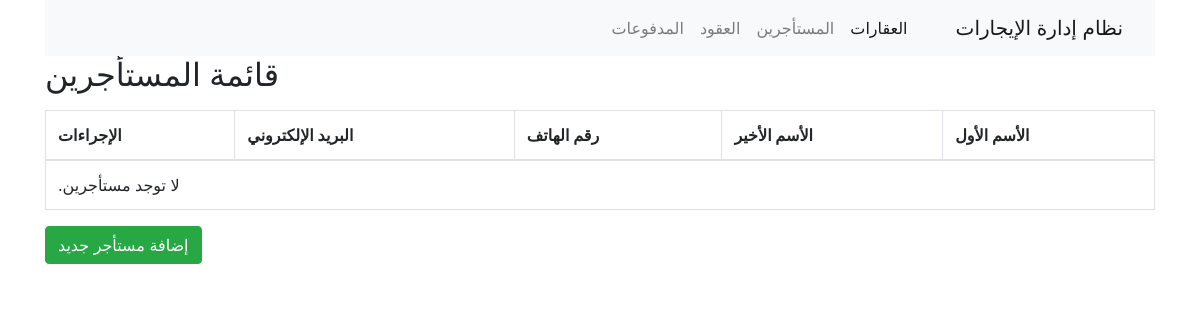
Before: /tenants/ with the older database file.
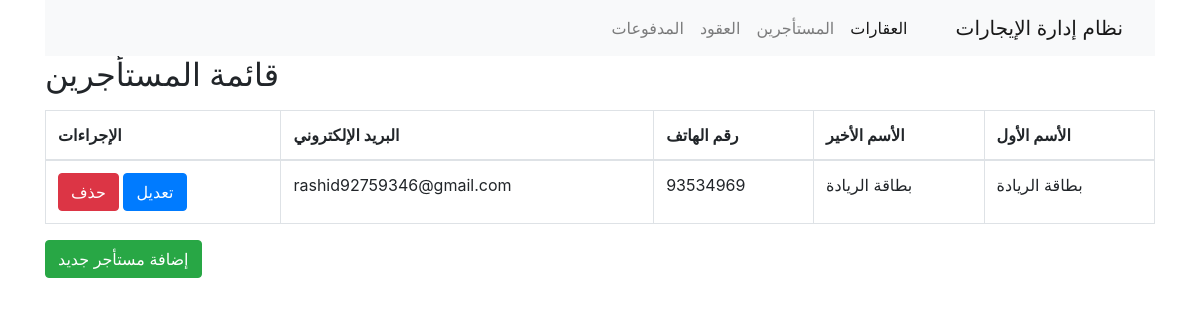
After: the same page with the newer database file.
### properties/models.py (models this page shows, shortened)
class Tenant(models.Model):
    first_name = models.CharField(verbose_name="الاسم الأول", max_length=50)
    last_name = models.CharField(verbose_name="الاسم الأخير", max_length=50)
    phone = models.CharField(verbose_name="رقم الهاتف", max_length=15)
    email = models.EmailField(verbose_name="البريد الإلكتروني")
    address = models.TextField(verbose_name="العنوان المستأجر")
    id_number = models.CharField(verbose_name="رقم الهوية", max_length=20, unique=True)

### properties/views.py (the view)
# urls.py: path('tenants/', TenantListView.as_view(), name='tenant_list'),
class TenantListView(ListView):
    model = Tenant
    template_name = 'tenant_list.html'
    context_object_name = 'tenants'
    paginate_by = 10

### properties/templates/tenant_list.html
{% extends 'base.html' %}
{% block content %}
<h2>قائمة المستأجرين</h2>
<table class="table table-bordered mt-3">
    <thead>
        <tr>
            <th>الأسم الأول</th>
            <th>الأسم الأخير</th>
            <th>رقم الهاتف</th>
            <th>البريد الإلكتروني</th>
            <th>الإجراءات</th>
        </tr>
    </thead>
    <tbody>
        {% for tenant in tenants %}
        <tr>
            <td>{{ tenant.first_name }}</td>
            <td>{{ tenant.last_name }}</td>
            <td>{{ tenant.phone }}</td>
            <td>{{ tenant.email }}</td>
            <td>
                <a href="{% url 'tenant_edit' tenant.pk %}" class="btn btn-primary">تعديل</a>
                <a href="{% url 'tenant_delete' tenant.pk %}" class="btn btn-danger">حذف</a>
            </td>
        </tr>
      {% empty %}
        <tr>
            <td colspan="5">لا توجد مستأجرين.</td>
        </tr>
        {% endfor %}
    </tbody>
</table>
<a href="{% url 'tenant_add' %}" class="btn btn-success">إضافة مستأجر جديد</a>
{% endblock %}

Changed rows visible on the page:
added Tenant: first_name "بطاقة الريادة", last_name "بطاقة الريادة", phone "93534969", email "rashid92759346@gmail.com"
Other visible differences:
text no longer shown: "لا توجد مستأجرين."
